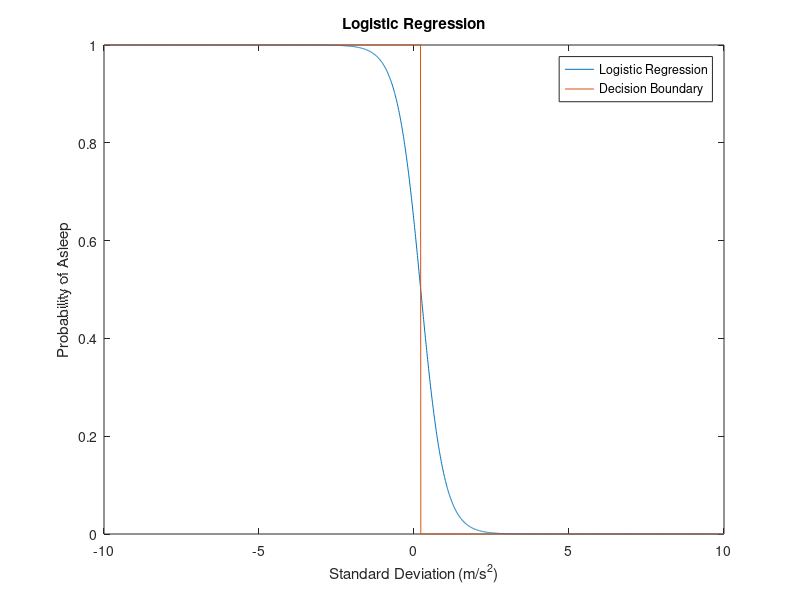

This chart was generated by the following MATLAB code:
coeffs = [0.5707, -2.6377];
coeffs = [-2.6377, -0.5707/-2.6377];
x = -10:0.01:10;
y = sigmf(x,coeffs);
plot(x,y)
y_fitted = zeros(1,length(y));
y_fitted(find(y(:) >= 0.5)) = 1;
y_fitted(find(y(:) < 0.5)) = 0;
hold on
plot(x,y_fitted)
title('Logistic Regression')
xlabel('Standard Deviation (m/s^2)')
ylabel('Probability of Asleep')
legend('Logistic Regression','Decision Boundary')

